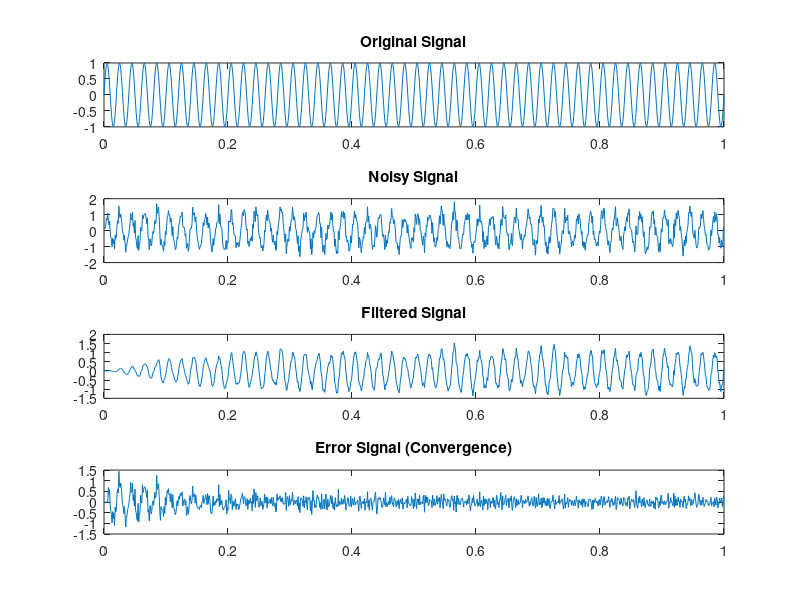
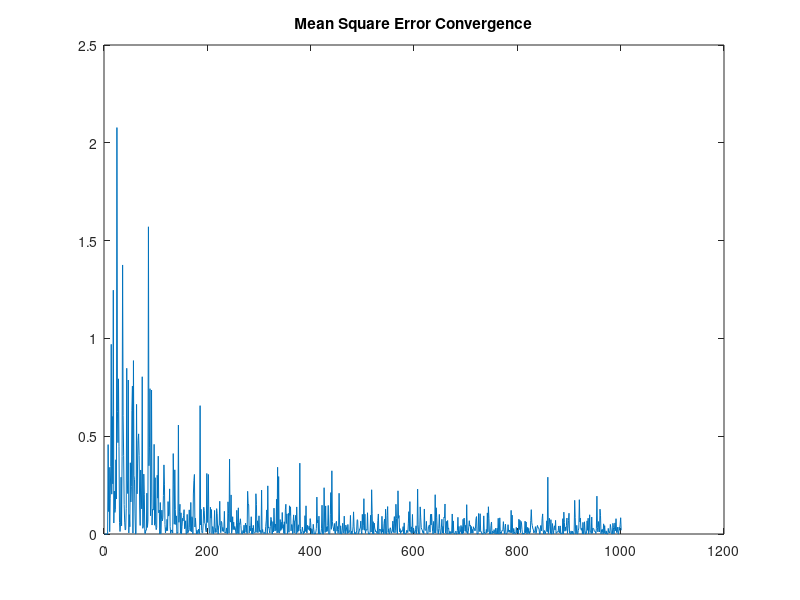

These charts were generated, in order, by the following MATLAB code:
fs = 1000;
t = 0:1/fs:1;

x = sin(2*pi*50*t);

noise = 0.3*randn(size(t));
d = x + noise;

mu = 0.005;
M = 8;
N = length(d);

w = zeros(M,1);
y = zeros(1,N);
e = zeros(1,N);

for n = M:N
    xn = d(n:-1:n-M+1)';
    y(n) = w' * xn;
    e(n) = d(n) - y(n);
    w = w + mu * e(n) * xn;
end

figure;

subplot(4,1,1);
plot(t,x);
title('Original Signal');

subplot(4,1,2);
plot(t,d);
title('Noisy Signal');

subplot(4,1,3);
plot(t,y);
title('Filtered Signal');

subplot(4,1,4);
plot(t,e);
title('Error Signal (Convergence)');
figure;
plot(e.^2);
title('Mean Square Error Convergence');
